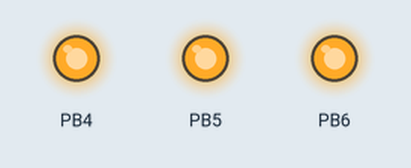
The program below on a simulated ATmega32, built with avr-gcc and emulated at 16 MHz. On the bench: output pins drawn as LEDs (lit = HIGH).

Above: at 0.1 s.
Timing chart, 0 to 1.6 s (numbered marks = the images above):
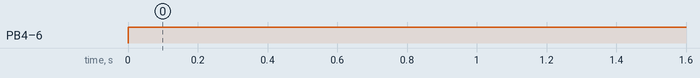

Measured:
- by itself, PB4–6: LOW → HIGH at 0.00 s

The program:

main.c
```c
/*
 * OS_Scheduler.c
 *
 * Created: 2/23/2019 3:40:21 PM
 * Author : AVE-LAP-005
 */

#include <avr/io.h>
#include "Types.h"
#include "Timer.h"
#include "Scheduler.h"
#include "DIO_Interface.h"
#include "Task.h"

int main(void)
{
	/* initialize pins to be output */
   DIO_SetPinDirection(12,OUTPUT);
   DIO_SetPinDirection(13,OUTPUT);
   DIO_SetPinDirection(14,OUTPUT);
   /* Call the scheduler */
   Scheduler_Init_And_Start();
}
```

BitwiseOperations.h
```c
/*
 * BitwiseOperations.h
 *
 * Created: 2/13/2019 11:15:18 AM
 *  Author: Ahmed Abdlrehem
 */


#ifndef BITWISEOPERATIONS_H_
#define BITWISEOPERATIONS_H_
#define Set_Bit(Register,Bit)      Register|=(1<<Bit)
#define Clear_Bit(Register,Bit)    Register&= ~(1<<Bit)
#define Get_Bit(Register,Bit)  (((uint8)Register&(1<<Bit))>>Bit)
#define Toggle_Bit(Register,Bit)   Register^=(1<<Bit)


#endif /* BITWISEOPERATIONS_H_ */
```

Scheduler.h
```c
/*
 * Scheduler.h
 *
 * Created: 2/23/2019 4:30:55 PM
 *  Author: AVE-LAP-005
 */


#ifndef SCHEDULER_H_
#define SCHEDULER_H_
#define NO_OF_TASKS 3

/* Scheduler APIS */
void Scheduler_Init_And_Start();
void TTC_Scheduler();


#endif /* SCHEDULER_H_ */
```

TIMER_Confg.h
```c
/*
 * TIMER_Confg.h
 *
 * Created: 2/21/2019 1:30:56 PM
 *  Author: AVE-LAP-005
 */


#ifndef TIMER_CONFG_H_
#define TIMER_CONFG_H_

volatile typedef struct{
uint8 ICRL;
uint8 ICRH;
uint8 OCRBL;
uint8 OCRBH;
uint8 OCRAL;
uint8 OCRAH;
uint8 TCNTL;
uint8 TCNTH;
uint8 TCCRB;
uint8 TCCRA;

}strTimer;

/*Timer Interrupt register address to enable Interrupts*/
#define TIMSK (*(volatile uint8*)(0x59))

/*Interrupt Enable Pin*/
#define OCIE1A  4

/*WAVE generation mode bits*/
#define WGM10 0
#define WGM11 1
#define WGM12 3
#define WGM13 4
/*Inverting or non Inverting bits */
#define COM1A0_PIN  6
#define COM1A1_PIN  7
#define COM1B0_PIN  4
#define COM1B1_PIN  5

/*prescelar bits */
#define CS10_PIN 0
#define CS11_PIN 1
#define CS12_PIN 2

#define EIGHT_SHIFT 8
#define LOW_MASK 0x00ff

#define TIMER1 ((strTimer*)(0x46))


#endif /* TIMER_CONFG_H_ */
```

Task.h
```c
/*
 * Task.h
 *
 * Created: 2/23/2019 4:37:27 PM
 *  Author: AVE-LAP-005
 */


#ifndef TASK_H_
#define TASK_H_

#define NO_OF_TASKS 3

void led1_task();
void led2_task();
void led3_task();


#endif /* TASK_H_ */
```

Timer.h
```c
/*
 * Timer.h
 *
 * Created: 2/21/2019 1:32:01 PM
 *  Author: AVE-LAP-005
 */


#ifndef TIMER_H_
#define TIMER_H_

#define OCR_value 16000
#define NO_OF_TASKS 3
/*Choose The Interval you want for the tick timer witch n ms */
#define OS_TICK_INTERVAl_MSEC  1
/*APIS of Timer1 */
void Timer_Init();
void Set_CallBack(void (*ptr)(void));

#endif
```

Types.h
```c
/*
Author: Ahmed Abdlrehem
Date: 13/2/2019

*/

#ifndef TYPES_H
#define TYPES_H
typedef unsigned char uint8;
typedef signed char sint8;
typedef unsigned short int uint16;
typedef signed short int sint16;
typedef unsigned int uint32;
typedef signed int sint32;
typedef char* ptr8;
typedef int* ptr32;
typedef float fint32;
typedef double fint64;

#endif
```

Utilites.h
```c
/*
 * Utilites.h
 *
 * Created: 2/20/2019 1:39:39 PM
 *  Author: AVE-LAP-005
 */


#ifndef UTILITES_H_
#define UTILITES_H_
/* delays */
#define t_1000ms 1000
#define t_2000ms 2000
#define t_3000ms 3000
#define t_4000ms 4000
#define t_5000ms 5000
/*Numbers*/
#define NUM_ONE 1
#define NUM_ZERO 0
#define NUM_TWO  2
#define NUM_THREE 3
#define NUM_FOUR  4
#define NUM_SIX  6
#define NUM_SEVEN 7
#define NUM_EIGHT 8


#endif /* UTILITES_H_ */
```

Scheduler.c
```c
/*
 * Scheduler.c
 *
 * Created: 2/23/2019 4:30:29 PM
 *  Author: AVE-LAP-005
 */

#include "BitwiseOperations.h"
#include "Types.h"
#include "Timer.h"
#include "Task.h"
#include "DIO_Interface.h"
#include "Scheduler.h"
#include "Utilites.h"

volatile uint8 flag=0;
extern void (*Tasks[NO_OF_TASKS])(void);

/* declare static set_flag function */
static void set_flag();

/****************************************************************************
*  INPUT:NOTHING
*  OUTPUT:NOTHING
* Description: This function Initilaize timer and initilaize set_callback
* to call set_flag in the isr every tick time and check on the flag to call scheduler

****************************************************************************/
void Scheduler_Init_And_Start(){

	Timer_Init();
	Set_CallBack(set_flag);
	while (1)
	{
		if (flag==NUM_ONE)
		{
			flag=NUM_ZERO;
			TTC_Scheduler();
		}
	}


}

/****************************************************************************
*  INPUT:NOTHING
*  OUTPUT:NOTHING
* Description: This function Called every tick to execute the tasks sequentially

****************************************************************************/
void TTC_Scheduler(){

	uint32 i=NUM_ZERO;
	for (i=NUM_ZERO;i<NO_OF_TASKS;i++)
	{
		Tasks[i]();
	}


}
/****************************************************************************
*  INPUT:NOTHING
*  OUTPUT:NOTHING
* Description: This function Sets flag with one with every tick

****************************************************************************/
static void set_flag(){
	flag=NUM_ONE;

}
```

Timer0.c
```c
/*
 * Timer0.c
 *
 * Created: 2/14/2019 9:38:01 AM
 *  Author: AVE-LAP-005 */
 #define F_CPU 16000000
 #include "Types.h"
 #include "Utilites.h"
 #include "BitwiseOperations.h"
 #include "TIMER_Confg.h"
 #include "Timer.h"
 #include <avr/interrupt.h>


 volatile uint32 timer_counter=0;
 void (*Call_Back)(void);

/****************************************************************************
*  INPUT:NOTHING
*  OUTPUT:NOTHING
* Description: This function Initilaize timer1 to be in the ctc mode
* with tick time equal to one millisecond

****************************************************************************/


 void Timer_Init(){
	/* Enable CTC Mode in TIMER 1 */
	 Clear_Bit(TIMER1->TCCRA,WGM10);
	 Clear_Bit(TIMER1->TCCRA,WGM11);
	 Clear_Bit(TIMER1->TCCRB,WGM13);
	 Set_Bit(TIMER1->TCCRB,WGM12);
	 /* set ocra */

	 TIMER1->OCRAH= OCR_value >> EIGHT_SHIFT;
	 TIMER1->OCRAL= OCR_value & LOW_MASK;
	 /* choose prescelar */
	 Set_Bit(TIMER1->TCCRB,CS00);
	 Clear_Bit(TIMER1->TCCRB,CS01);
	 Clear_Bit(TIMER1->TCCRB,CS02);

	 /* Enable Interrupt */
	 Set_Bit(TIMSK,OCIE1A);

	 /*Enable Global Interrupt*/
	 sei();

 }
/****************************************************************************
*  INPUT:Pointer to function
*  OUTPUT:NOTHING
* Description: This function used to set the callBack pinter to function to be equal
* to the argument void (*ptr)(void)

****************************************************************************/
void Set_CallBack(void (*ptr)(void)){

	Call_Back=ptr;

}


 ISR(TIMER1_COMPA_vect){
	timer_counter++;
	/* Choose 1ms for tick timer by specifing OS_TICK_INTERVAL equal to one*/
	if (OS_TICK_INTERVAl_MSEC==timer_counter)
	{
	 Call_Back();
	 timer_counter=NUM_ZERO;
	}
 }
```

Task.c
```c
/*
 * Task.c
 *
 * Created: 2/23/2019 6:14:09 PM
 *  Author: AVE-LAP-005
 */
#include "Types.h"
#include "BitwiseOperations.h"
#include "Task.h"
#include "DIO_Interface.h"


/* array of tasks to check every task */
void (*Tasks[NO_OF_TASKS])(void)={led1_task,led2_task,led3_task};
	/*Task Number one */
void led1_task(){

	DIO_WritePin(12,High);
}
/*Task Number TWo */

void led2_task(){
	DIO_WritePin(13,High);

}

/*Task Number Three */
void led3_task(){
	DIO_WritePin(14,High);

}
```

DIO_Program.c
```c
/*
 * DIO_Program.c
 *
 * Created: 2/13/2019 2:45:35 PM
 *  Author: AVE-LAP-005
 */
#include "Types.h"
#include "DIO_Registers.h"
#include "DIO_Interface.h"
#include "BitwiseOperations.h"
#include <avr/interrupt.h>
static void Apply(GPIO* Gpio,uint8 Copy_u8Value,uint8 PinNum);
static uint8 Apply_Read(GPIO* Gpio,uint8 PinNum);
static void Apply_Dir(GPIO* Gpio,uint8 PinNum,uint8 PinDirection);
void DIO_WritePin(uint8 PinNum,uint8 PinValue){
	GPIO* Local_Copy_Address=0;
	if ((PinNum<=pin7) && (PinNum>=pin0))
	{
		Local_Copy_Address=GPIOA_DIO;
	}
	else if ((PinNum<=pin15) && (PinNum>=pin8))
	{
		Local_Copy_Address=GPIOB_DIO;
	}
	else if ((PinNum<=pin23) && (PinNum>=pin16))
	{
		Local_Copy_Address=GPIOC_DIO;
	}else if ((PinNum<=pin31) && (PinNum>=pin24))
	{
		Local_Copy_Address=GPIOD_DIO;
	}

	Apply(Local_Copy_Address,PinValue,PinNum);


}

static void Apply(GPIO* Gpio,uint8 Copy_u8Value,uint8 PinNum){
	uint8 Local_Copyu8_Actuall_Pin=0;
	if ((PinNum<=pin7) && (PinNum>=pin0))
	{
		Local_Copyu8_Actuall_Pin=PinNum;
	}
	else if ((PinNum<=pin15) && (PinNum>=pin8))
	{
		Local_Copyu8_Actuall_Pin=PinNum-8;
	}
	else if ((PinNum<=pin23) && (PinNum>=pin16))
	{
		Local_Copyu8_Actuall_Pin=PinNum-16;
	}else if ((PinNum<=pin31) && (PinNum>=pin24))
	{
		Local_Copyu8_Actuall_Pin=PinNum-24;
	}
	switch (Copy_u8Value)
	{
		case High:Set_Bit((Gpio->PORT),Local_Copyu8_Actuall_Pin); break;
		case LOW:Clear_Bit((Gpio->PORT),Local_Copyu8_Actuall_Pin); break;
	}

}
uint8 DIO_ReadPin(uint8 PinNum){
	GPIO* Local_Copy_Address=0;
	if ((PinNum<=pin7) && (PinNum>=pin0))
	{
		Local_Copy_Address=GPIOA_DIO;
	}
	else if ((PinNum<=pin15) && (PinNum>=pin8))
	{
		Local_Copy_Address=GPIOB_DIO;
	}
	else if ((PinNum<=pin23) && (PinNum>=pin16))
	{
		Local_Copy_Address=GPIOC_DIO;
	}else if ((PinNum<=pin31) && (PinNum>=pin24))
	{
		Local_Copy_Address=GPIOD_DIO;
	}

	return Apply_Read(Local_Copy_Address,PinNum);


}

static uint8 Apply_Read(GPIO* Gpio,uint8 PinNum){
	uint8 Local_Copyu8_Actuall_Pin=0;
	if ((PinNum<=pin7) && (PinNum>=pin0))
	{
		Local_Copyu8_Actuall_Pin=PinNum;
	}
	else if ((PinNum<=pin15) && (PinNum>=pin8))
	{
		Local_Copyu8_Actuall_Pin=PinNum-8;
	}
	else if ((PinNum<=pin23) && (PinNum>=pin16))
	{
		Local_Copyu8_Actuall_Pin=PinNum-16;
	}else if ((PinNum<=pin31) && (PinNum>=pin24))
	{
		Local_Copyu8_Actuall_Pin=PinNum-24;
	}

	return Get_Bit(Gpio->PIN,Local_Copyu8_Actuall_Pin);


}
void DIO_SetPinDirection(uint8 PinNum,uint8 PinDirection){
	GPIO* Local_Copy_Address=0;
	if ((PinNum<=pin7) && (PinNum>=pin0))
	{
		Local_Copy_Address=GPIOA_DIO;
	}
	else if ((PinNum<=pin15) && (PinNum>=pin8))
	{
		Local_Copy_Address=GPIOB_DIO;
	}
	else if ((PinNum<=pin23) && (PinNum>=pin16))
	{
		Local_Copy_Address=GPIOC_DIO;
	}else if ((PinNum<=pin31) && (PinNum>=pin24))
	{
		Local_Copy_Address=GPIOD_DIO;
	}

	Apply_Dir(Local_Copy_Address,PinNum,PinDirection);

}


static void Apply_Dir(GPIO* Gpio,uint8 PinNum,uint8 PinDirection){

	uint8 Local_Copyu8_Actuall_Pin=0;
	if ((PinNum<=pin7) && (PinNum>=pin0))
	{
		Local_Copyu8_Actuall_Pin=PinNum;
	}
	else if ((PinNum<=pin15) && (PinNum>=pin8))
	{
		Local_Copyu8_Actuall_Pin=PinNum-8;
	}
	else if ((PinNum<=pin23) && (PinNum>=pin16))
	{
		Local_Copyu8_Actuall_Pin=PinNum-16;
	}else if ((PinNum<=pin31) && (PinNum>=pin24))
	{
		Local_Copyu8_Actuall_Pin=PinNum-24;
	}
	switch(PinDirection){
		case Input_PUll_UP:Clear_Bit(Gpio->DDR,Local_Copyu8_Actuall_Pin);Set_Bit(Gpio->PORT,Local_Copyu8_Actuall_Pin); break;
		case INPUT_WITHOUT_PULL:Clear_Bit(Gpio->DDR,Local_Copyu8_Actuall_Pin);Clear_Bit(Gpio->PORT,Local_Copyu8_Actuall_Pin); break;
		case OUTPUT:Set_Bit(Gpio->DDR,Local_Copyu8_Actuall_Pin);break;


	}

}
```

DIO_Interface.h
```c
/*
 * DIO_Interface.h
 *
 * Created: 2/13/2019 2:44:29 PM
 *  Author: AVE-LAP-005
 */


#ifndef DIO_INTERFACE_H_
#define DIO_INTERFACE_H_


#define pin0  0
#define pin1  1
#define pin2  2
#define pin3  3
#define pin4  4
#define pin5  5
#define pin6  6
#define pin7  7
#define pin8  8
#define pin9  9
#define pin10 10
#define pin11 11
#define pin12 12
#define pin13 13
#define pin14 14
#define pin15 15
#define pin16 16
#define pin17 17
#define pin18 18
#define pin19 19
#define pin20 20
#define pin21 21
#define pin22 22
#define pin23 23
#define pin24 24
#define pin25 25
#define pin26 26
#define pin27 27
#define pin28 28
#define pin29 29
#define pin30 30
#define pin31 31
#define High 1
#define LOW 0
#define Input_PUll_UP 0
#define INPUT_WITHOUT_PULL 1
#define OUTPUT 2

void DIO_WritePin(uint8 PinNum,uint8 PinValue);
uint8 DIO_ReadPin(uint8 PinNum);
void DIO_SetPinDirection(uint8 PinNum,uint8 PinDirection);


#endif /* DIO_INTERFACE_H_ */
```

DIO_Registers.h
```c
/*
 * DIO_Registers.h
 *
 * Created: 2/13/2019 2:44:08 PM
 *  Author: AVE-LAP-005
 */


#ifndef DIO_REGISTERS_H_
#define DIO_REGISTERS_H_

volatile typedef struct{
	uint8 PIN;
	uint8 DDR;
	uint8 PORT;

}GPIO;


#define GPIOA_DIO   ((GPIO*)0x39)
#define GPIOB_DIO   ((GPIO*)0x36)
#define GPIOC_DIO   ((GPIO*)0x33)
#define GPIOD_DIO   ((GPIO*)0x30)


#endif /* DIO_REGISTERS_H_ */
```
